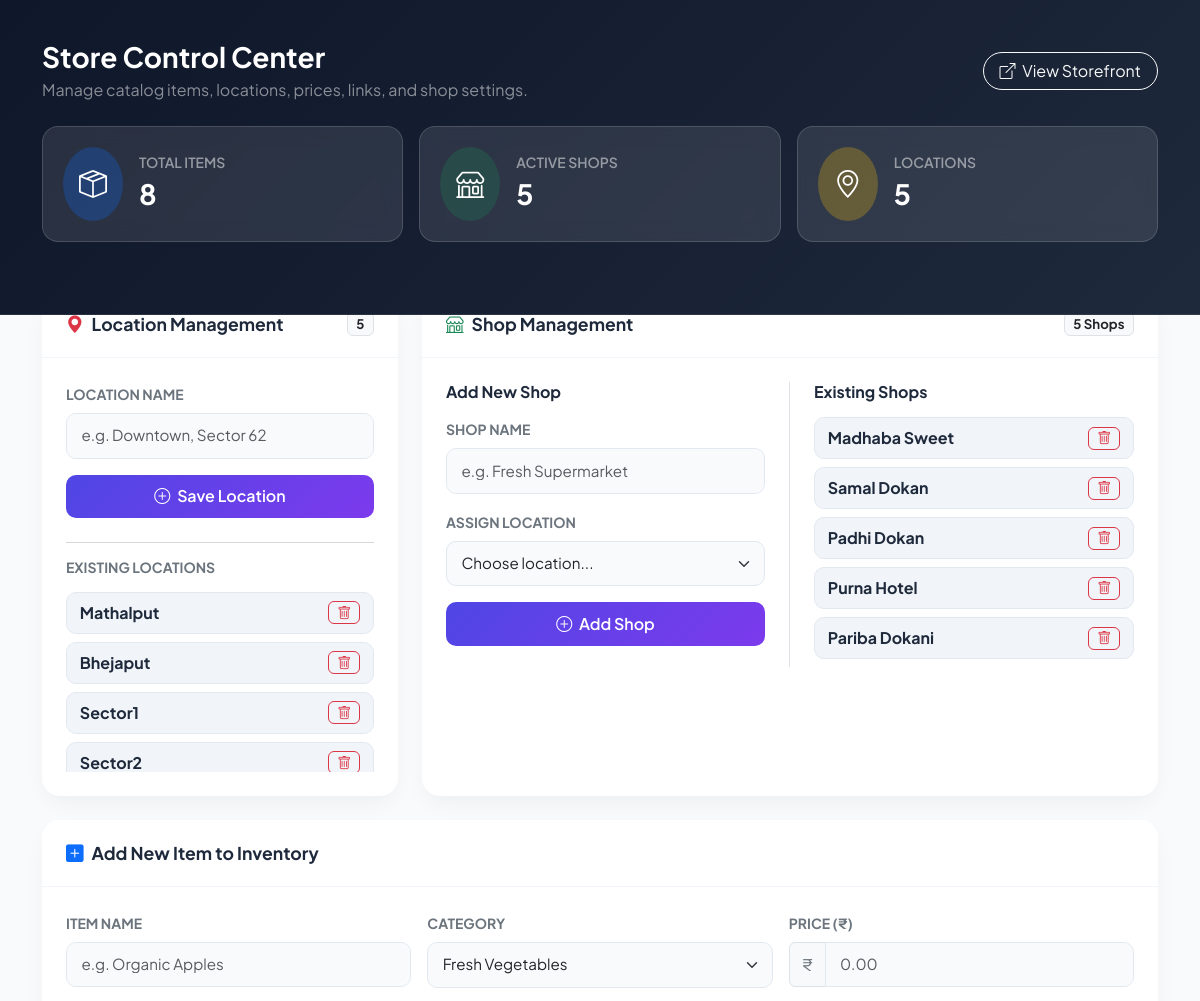
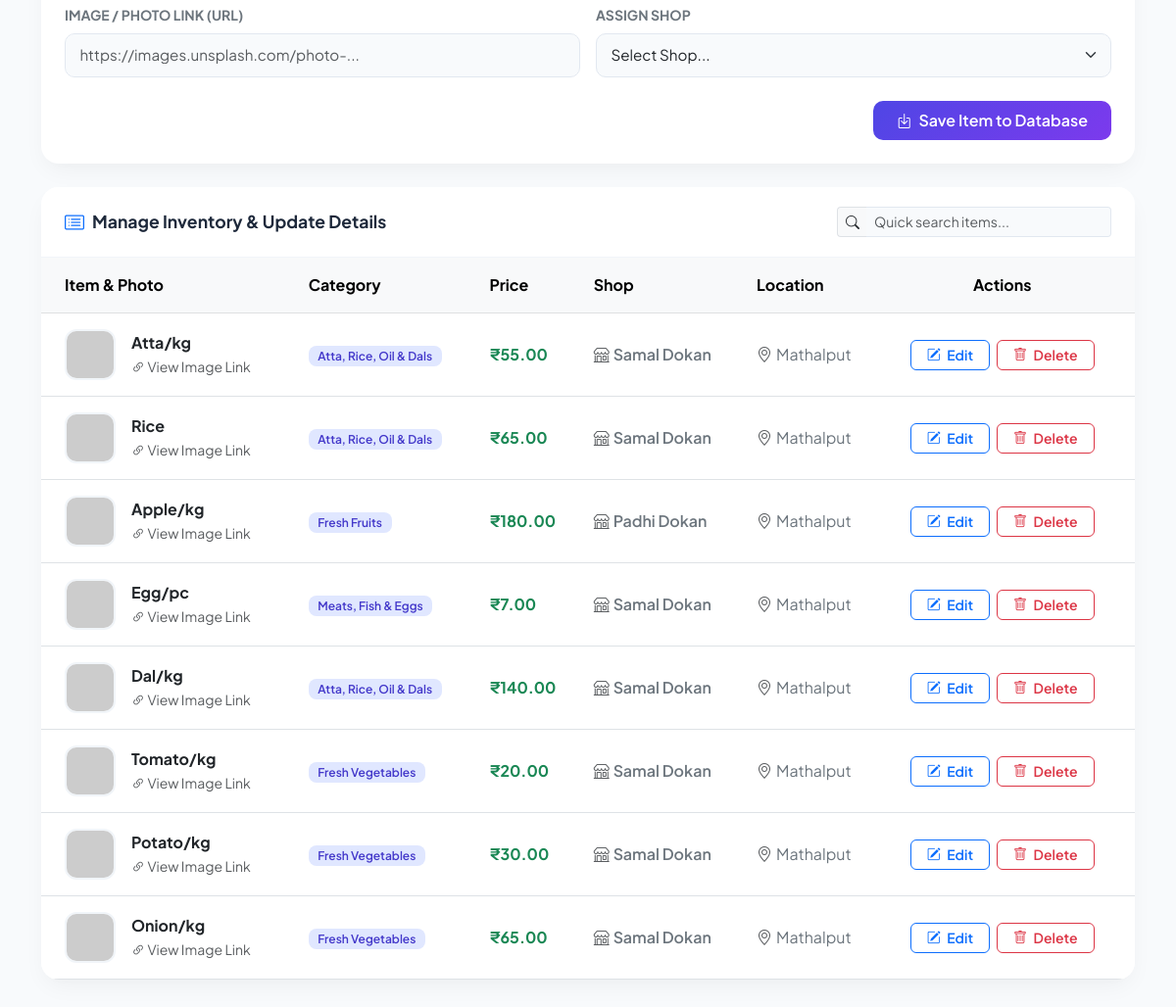
Before: /admin (signed in) with the older database file (2 pictures, top to bottom).
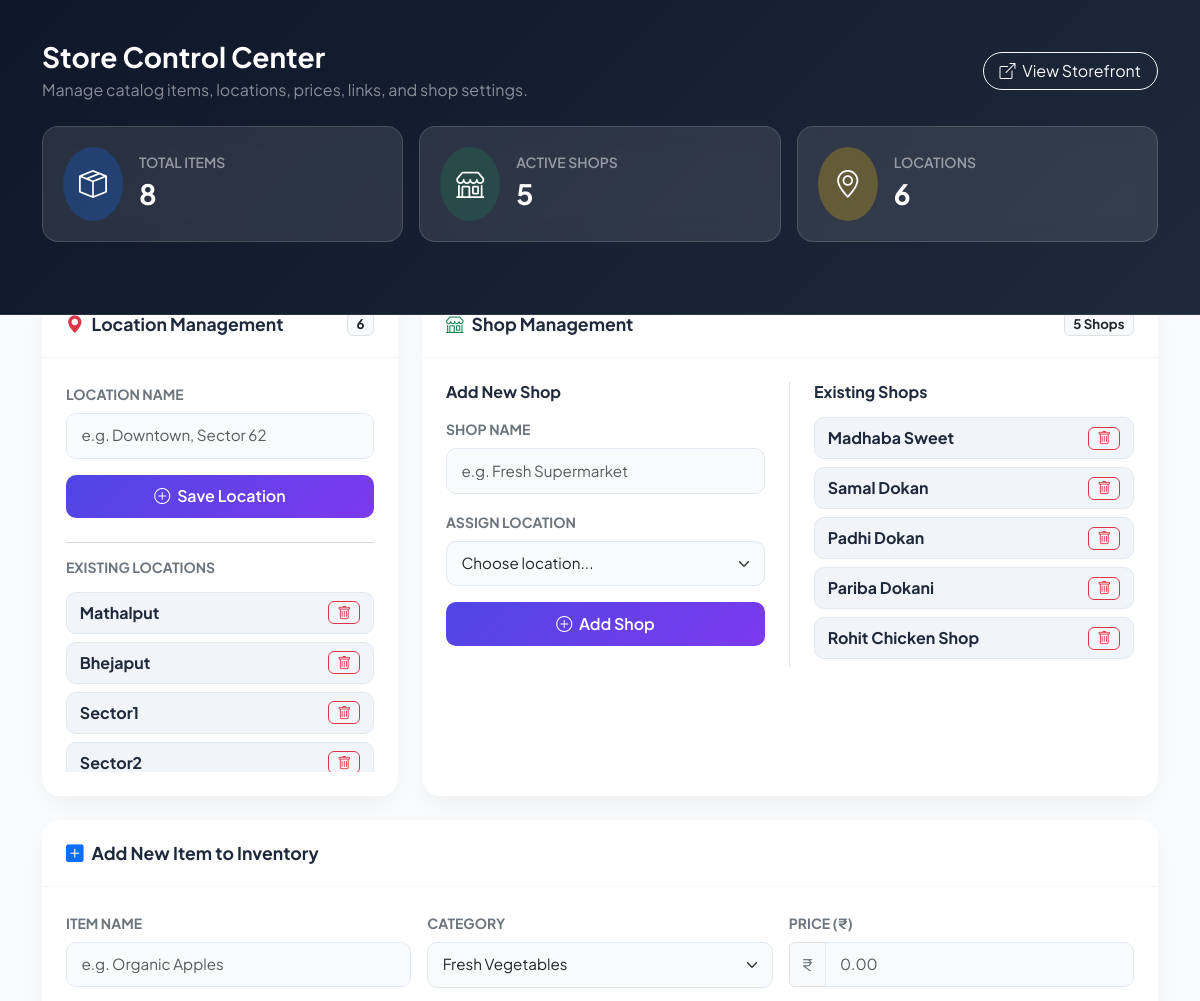
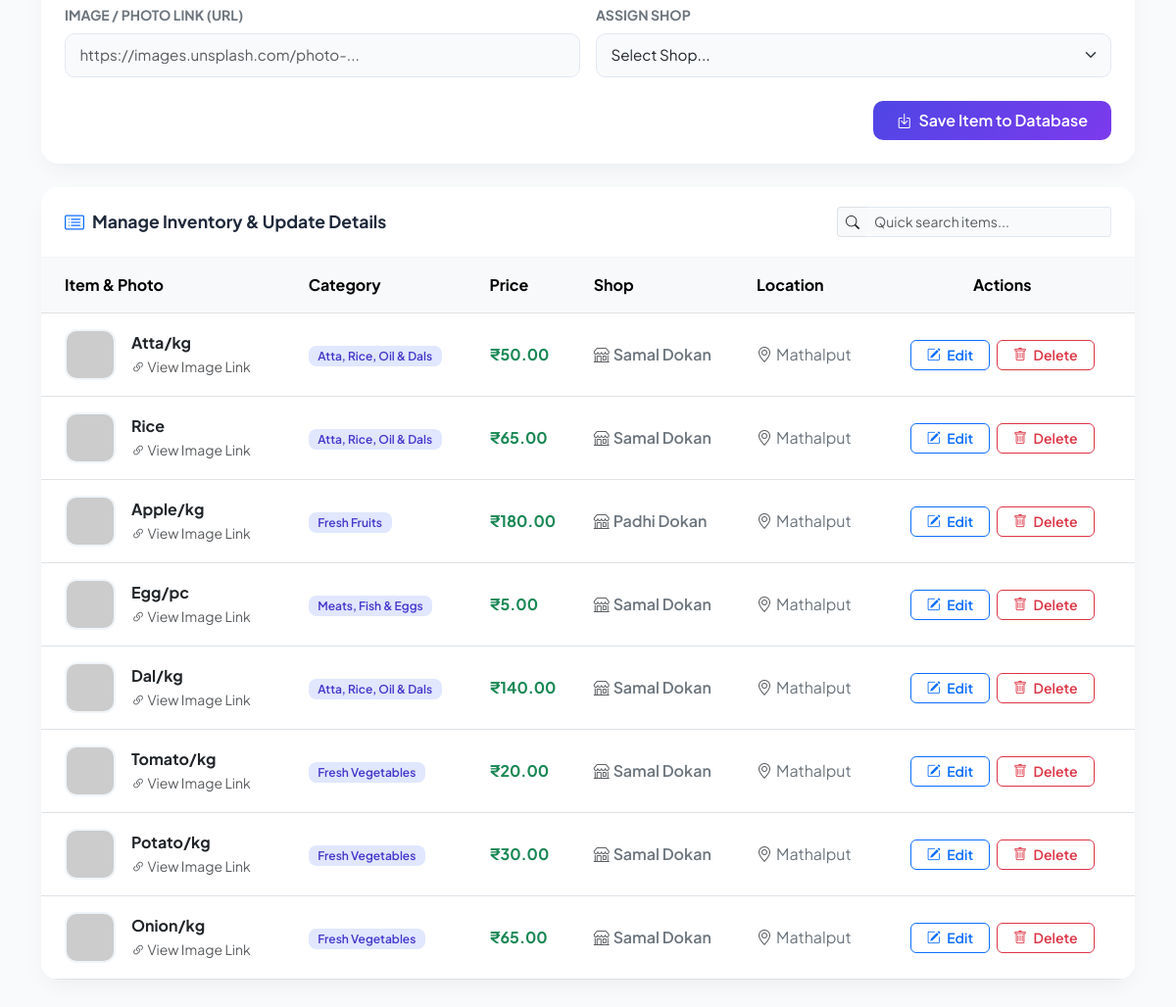
After: the same page with the newer database file (2 pictures, top to bottom).
### tables this page shows
CREATE TABLE locations (
                    id INTEGER PRIMARY KEY AUTOINCREMENT,
                    name TEXT NOT NULL);

CREATE TABLE shops (
                    id INTEGER PRIMARY KEY AUTOINCREMENT,
                    name TEXT NOT NULL,
                    location_id INTEGER,
                    FOREIGN KEY(location_id) REFERENCES locations(id));

CREATE TABLE items (
                    id INTEGER PRIMARY KEY AUTOINCREMENT,
                    name TEXT NOT NULL,
                    category TEXT NOT NULL,
                    price REAL NOT NULL,
                    photo TEXT,
                    shop_id INTEGER, is_out_of_stock INTEGER DEFAULT 0,
                    FOREIGN KEY(shop_id) REFERENCES shops(id));

### app.py (the view, shortened to what this page needs)
@app.route("/admin", methods=["GET", "POST"])
@admin_required
def admin():
    conn = sqlite3.connect(DB_NAME)
    c = conn.cursor()
    c.execute("SELECT * FROM locations")
    locations = c.fetchall()
    c.execute("SELECT * FROM shops")
    shops = c.fetchall()
    c.execute("""SELECT items.id, items.name, items.category, items.price, items.photo,
                        shops.name, locations.name, items.is_out_of_stock
                 FROM items
                 LEFT JOIN shops ON items.shop_id = shops.id
                 LEFT JOIN locations ON shops.location_id = locations.id""")
    items = c.fetchall()
    conn.close()
    return render_template("admin.html", locations=locations, shops=shops, items=items)

### app.py (called while the page is built)
def admin_required(func):
    @wraps(func)
    def wrapper(*args, **kwargs):
        if not session.get("admin_logged_in"):
            return redirect(url_for("login"))
        return func(*args, **kwargs)
    return wrapper

### templates/admin.html (shortened to what the changed rows need)
<!DOCTYPE html>
<html lang="en">
<head>
    <link rel="stylesheet" href="https://cdn.jsdelivr.net/npm/bootstrap@5.3.0/dist/css/bootstrap.min.css">
    <link rel="stylesheet" href="https://cdn.jsdelivr.net/npm/bootstrap-icons@1.11.1/font/bootstrap-icons.css">
</head>
<body>
    <header class="admin-header">
        <div class="container">
            <div class="d-flex justify-content-between align-items-center mb-4">
                <div>
                    <h1 class="h3 fw-bold mb-1">Store Control Center</h1>
                </div>
            </div>
            <div class="row g-3">
                <div class="col-md-4">
                    <div class="stat-card d-flex align-items-center gap-3">
                        <div>
                            <div class="text-white-50 small fw-semibold">LOCATIONS</div>
                            <div class="fs-3 fw-bold">{{ locations|length }}</div>
                        </div>
                    </div>
                </div>
            </div>
        </div>
    </header>
    <main class="container content-wrapper mb-5">
        <div class="row g-4 mb-4">
            <div class="col-lg-4">
                <div class="custom-card h-100 d-flex flex-column justify-content-between">
                    <div>
                        <div class="card-header-styled">
                            <span><i class="bi bi-geo-alt-fill text-danger me-2"></i>Location Management</span>
                            <span class="badge bg-light text-dark border">{{ locations|length }}</span>
                        </div>
                        <div class="card-body p-4">
                            <div style="max-height: 180px; overflow-y: auto;">
                                {% for loc in locations %}
                                <div class="shop-pill">
                                    <span class="fw-bold fs-6">{{ loc[1] }}</span>
                                    <a href="{{ url_for('delete_location', location_id=loc[0]) }}"
                                       class="btn btn-sm btn-outline-danger py-0 px-2 rounded-2"
                                       onclick="return confirm('Are you sure you want to delete location \'{{ loc[1] }}\'?');">
                                        <i class="bi bi-trash"></i>
                                    </a>
                                </div>
                                {% else %}
                                    <div class="text-muted small py-2 text-center">No locations created yet.</div>
                                {% endfor %}
                            </div>
                        </div>
                    </div>
                </div>
            </div>
            <div class="col-lg-8">
                <div class="custom-card h-100">
                    <div class="card-body p-4">
                        <div class="row g-3">
                            <div class="col-md-6 ps-md-4">
                                <div style="max-height: 280px; overflow-y: auto;">
                                    {% for shop in shops %}
                                    <div class="shop-pill">
                                        <div>
                                            <div class="fw-bold fs-6">{{ shop[1] }}</div>
                                        </div>
                                        <a href="{{ url_for('delete_shop', shop_id=shop[0]) }}"
                                           class="btn btn-sm btn-outline-danger py-0 px-2 rounded-2"
                                           onclick="return confirm('Are you sure you want to delete \'{{ shop[1] }}\'? ALL items under this shop will also be deleted!');">
                                            <i class="bi bi-trash"></i>
                                        </a>
                                    </div>
                                    {% else %}
                                        <div class="text-muted small py-3 text-center">No shops created yet.</div>
                                    {% endfor %}
                                </div>
                            </div>
                        </div>
                    </div>
                </div>
            </div>
        </div>
        <div class="custom-card">
            <div class="card-body p-0">
                <div class="table-responsive">
                    <table class="table table-hover align-middle mb-0" id="itemsTable">
                        <thead class="table-light text-secondary">
                            <tr>
                                <th class="ps-4">Item & Photo</th>
                                <th>Category</th>
                                <th>Price</th>
                                <th>Shop</th>
                                <th>Location</th>
                                <th class="text-center pe-4">Actions</th>
                            </tr>
                        </thead>
                        <tbody>
                            {% for item in items %}
                            <tr>
                                <td class="ps-4">
                                    <div class="d-flex align-items-center gap-3">
                                        {% if item[4] %}
                                            <img src="{{ item[4] }}" alt="{{ item[1] }}" class="item-img" onerror="this.onerror=null; this.src='https://via.placeholder.com/52?text=No+Img';">
                                        {% else %}
                                            <div class="item-img bg-light text-secondary d-flex align-items-center justify-content-center">
                                                <i class="bi bi-image fs-4"></i>
                                            </div>
                                        {% endif %}
                                        <div>
                                            <div class="fw-bold text-dark">{{ item[1] }}</div>
                                            {% if item[4] %}
                                                <a href="{{ item[4] }}" target="_blank" class="small text-muted text-decoration-none">
                                                    <i class="bi bi-link-45deg"></i> View Image Link
                                                </a>
                                            {% endif %}
                                        </div>
                                    </div>
                                </td>
                                <td><span class="badge badge-category">{{ item[2] }}</span></td>
                                <td>
                                    <span class="fw-bold text-success fs-6">
                                        ₹{{ "%.2f"|format(item[3]|float) if item[3] is number or item[3]|float else item[3] }}
                                    </span>
                                </td>
                                <td>
                                    <span class="text-secondary fw-semibold">
                                        <i class="bi bi-shop me-1 text-muted"></i>{{ item[5] }}
                                    </span>
                                </td>
                                <td>
                                    <span class="text-secondary">
                                        <i class="bi bi-geo-alt me-1 text-muted"></i>{{ item[6] }}
                                    </span>
                                </td>
                                <td class="text-center pe-4">
                                    <div class="btn-group gap-2">
                                        <a href="{{ url_for('edit_item', item_id=item[0]) }}"
                                           class="btn btn-sm btn-outline-primary rounded-2 px-3 fw-semibold">
                                            <i class="bi bi-pencil-square me-1"></i> Edit
                                        </a>
                                        <a href="{{ url_for('delete_item', item_id=item[0]) }}"
                                           class="btn btn-sm btn-outline-danger rounded-2 px-3 fw-semibold"
                                           onclick="return confirm('Are you sure you want to delete {{ item[1] }}?');">
                                            <i class="bi bi-trash me-1"></i> Delete
                                        </a>
                                    </div>
                                </td>
                            </tr>
                            {% endfor %}
                        </tbody>
                    </table>
                </div>
            </div>
        </div>
    </main>
</body>
</html>

Changed rows visible on the page:
removed shops: name "Purna Hotel"
added shops: name "Rohit Chicken Shop"
changed items "Atta/kg": price "55.00" → "50.00"
changed items "Egg/pc": price "7.00" → "5.00"
Other visible differences:
{{ locations|length }}: "5" → "6"
